Frame 1 (no input): blank canvas, image omitted
Frame 60 (the mouse pressed at the canvas centre just before this capture): blank canvas, image omitted
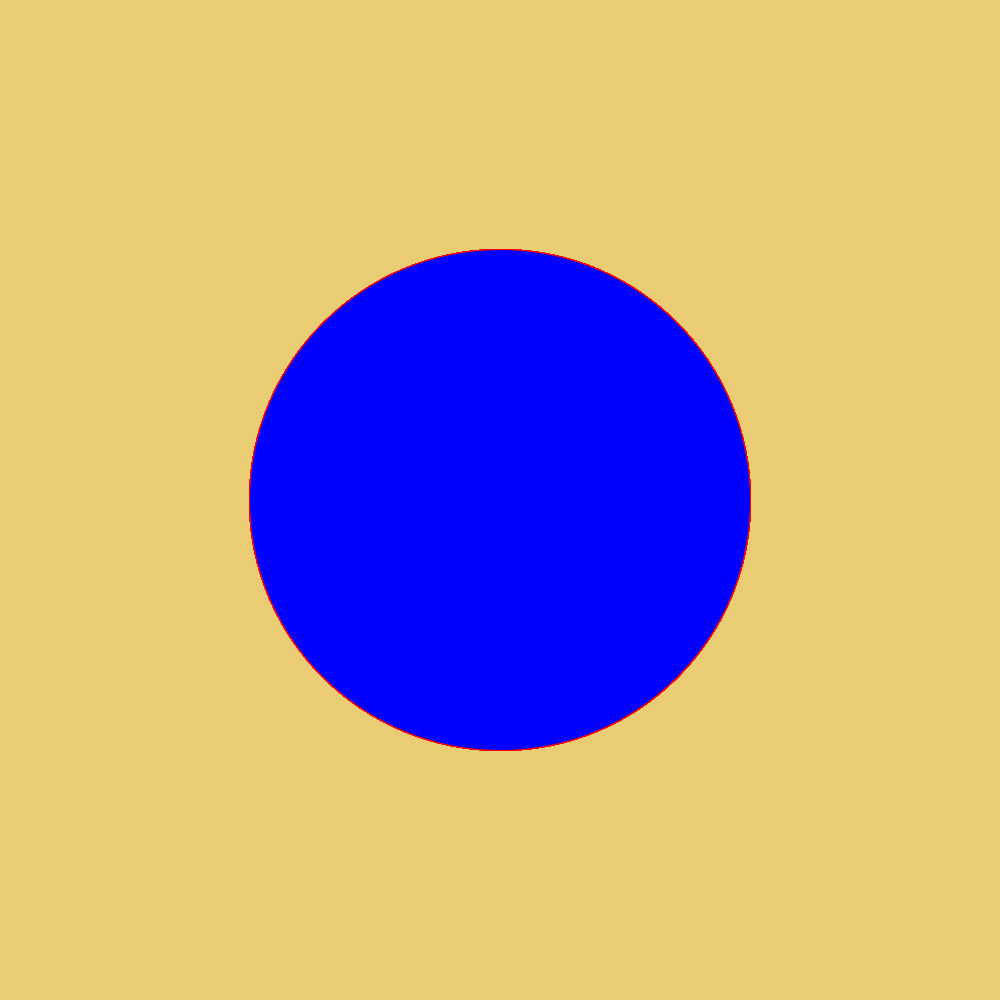
Frame 120 (the mouse held since frame 60 and released just before this capture)

The Processing sketch whose frames 1 and 60 were blank and that drew this single picture after the mouse press (run headless with seeded random() and noise(); from frame 60 on, the mouse is pressed at the canvas centre):

// Processing sketch: processing_2462
// ── processing_2462.pde

/*based on a01_efong*/

boolean isDrawing = false;

void setup() {
    size (1000,1000);
    background(234, 204, 117);
    smooth();
}

void draw(){
 if (isDrawing){ 
 
  stroke(255, 0,0);
  fill(0,0,255);  
  ellipse(mouseX, mouseY, mouseX + random(0,1), mouseY + random(0,1));
 
 }
};

void mousePressed() {
  isDrawing = !isDrawing;
};
